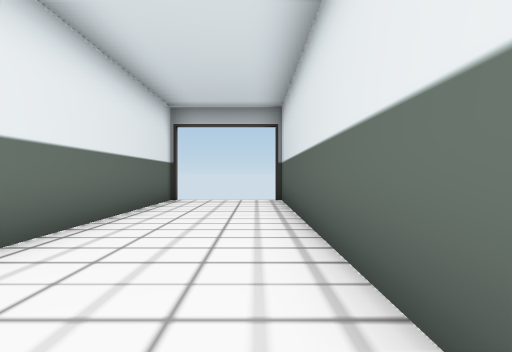
[1] (above)

17 first-person views from a walk through a 3-D level made in the Unity game engine. The camera is 1.3 m above the floor, looks level and sees 80° across. The floor is counted in squares, 2 m on a side. Each view is taken from the middle of a square. On the plan, view 1 faces up. The plan holds only what a view shows up to about 10 squares ahead; the rest is blank. Door leaves are left out, so doorways stand open. Some surface patterns are stand-ins.

[2]
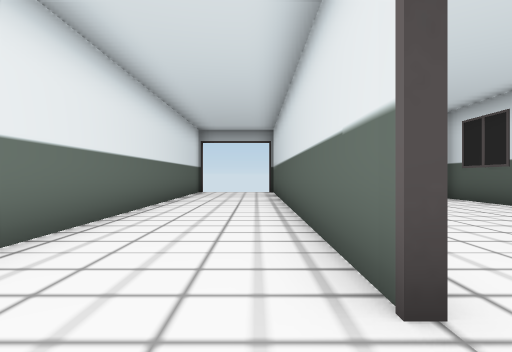

[3]
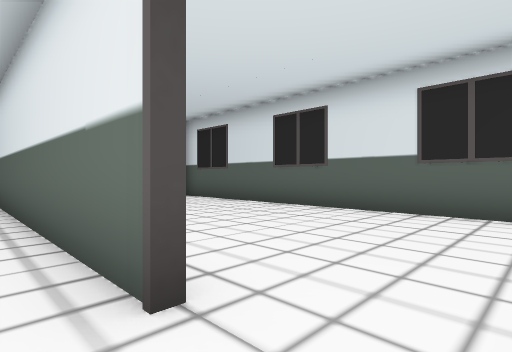

[4]
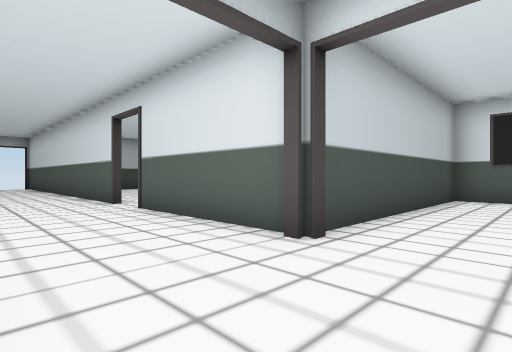

[5]
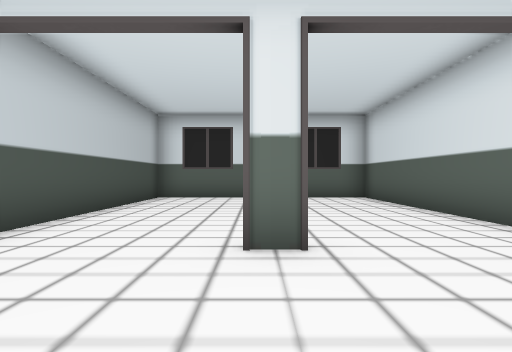

[6]
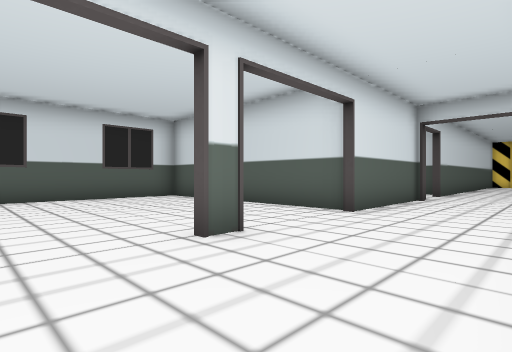

[7]
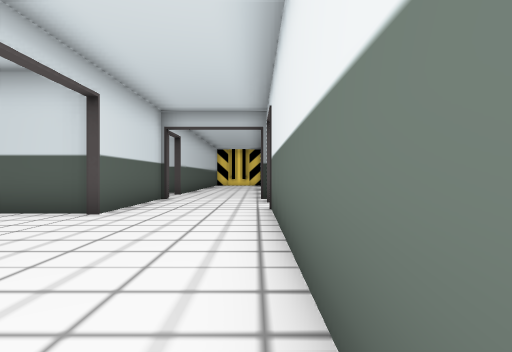

[8]
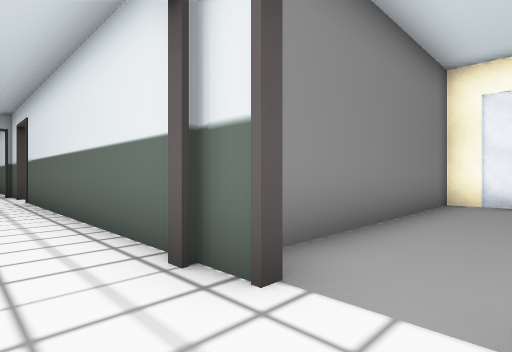

[9]
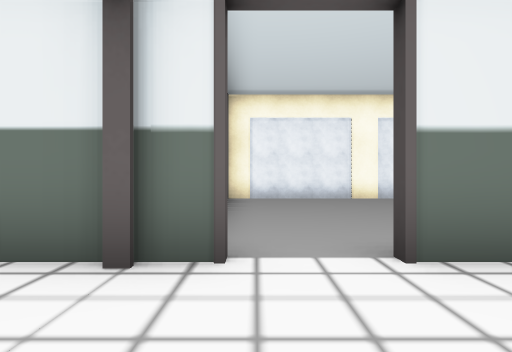

[10]
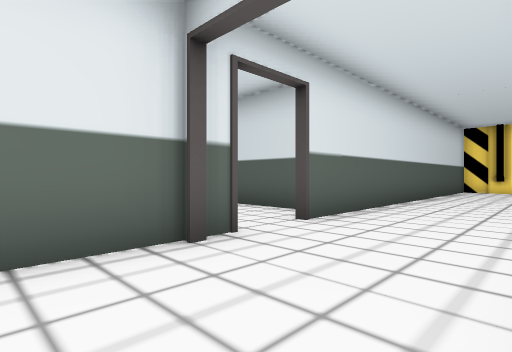

[11]
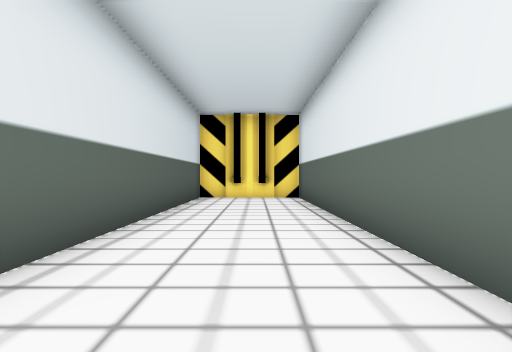

[12]
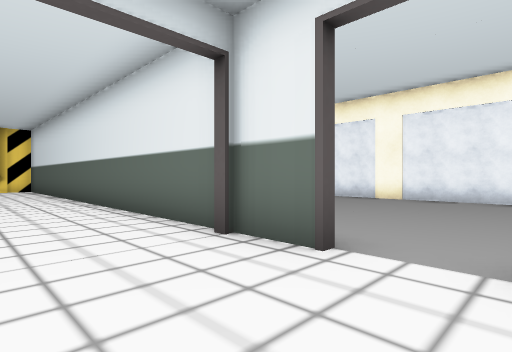

[13]
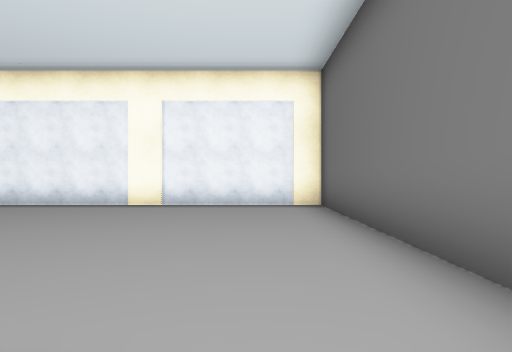

[14]
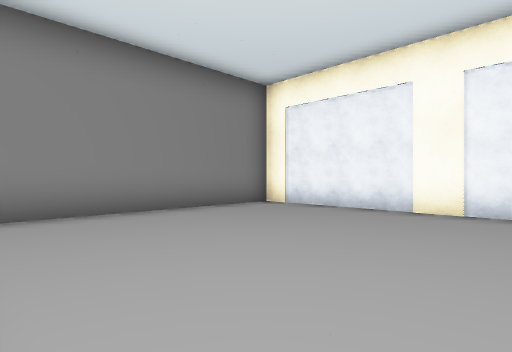

[15]
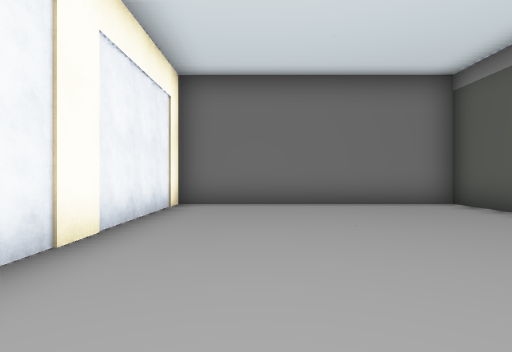

[16]
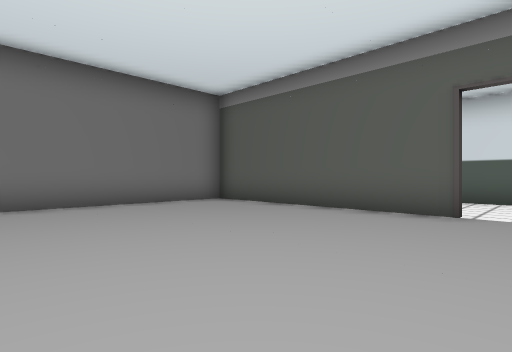

[17]
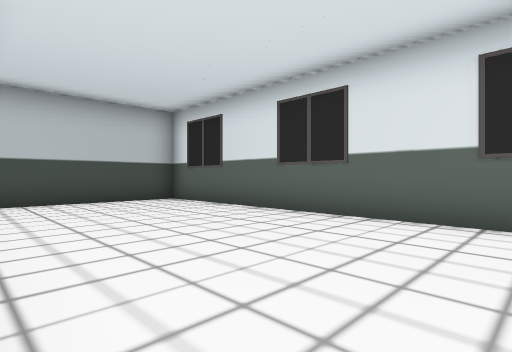

### Floor plan
Ten units are one square. View 1 is at (0, 0); x grows to the right and y downward. Boxes are objects, and circles mark ways between rooms. Rooms are numbered by the first view taken in them; rooms with no view inside come last. Other rooms are left out.
<svg viewBox="-93 -89 170 396">
<path fill="none" stroke="#000" d="M-23 71 -23 151M-23 50 -23 60M7 28 7 -81M7 115 7 109M7 165 7 143 72 143 72 81 7 81 7 39M-23 -84 -23 14M-36 145 -88 145 -88 224 -34 224M7 184 7 165M-23 164 -23 302 7 302 7 196M-24 60 -24 -1 -88 -1 -88 78 -31 78"/>
<circle cx="-20" cy="160" r="3" fill="#2a7"/>
<circle cx="-5" cy="175" r="3" fill="#2a7"/>
<circle cx="-20" cy="65" r="3" fill="#2a7"/>
<text x="0" y="70">1</text>
<text x="-60" y="180">2</text>
<text x="-10" y="240">3</text>
<text x="-60" y="40">4</text>
</svg>
Room 1 opens to room 2. Room 1 opens to room 3. Room 1 opens to room 4.

Where each view was taken, in squares from view 1:
view 1: 0 up, 0 right, facing up
view 2: 4 down, 0 right, facing up
view 3: 4 down, 0 right, facing up-right
view 4: 10 down, 2 left, facing up-right
view 5: 11 down, 2 left, facing right
view 6: 9 down, 2 left, facing down-right
view 7: 9 down, 2 left, facing down
view 8: 6 down, 1 left, facing down-left
view 9: 7 down, 0 right, facing left
view 10: 16 down, 2 left, facing down-right
view 11: 21 down, 1 left, facing down
view 12: 15 down, 0 right, facing down-left
view 13: 16 down, 2 left, facing left
view 14: 17 down, 3 left, facing down-left
view 15: 7 down, 7 left, facing up
view 16: 7 down, 8 left, facing up-right
view 17: 3 down, 1 right, facing up-right
